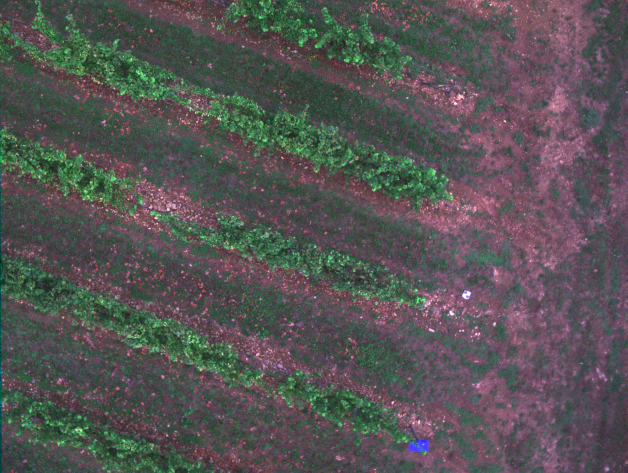
#> input picture Vineyard_dataset_project/VIEW_ROW/colour_balance/IMG_0133.tif, 1255 x 945 px (shown at 1/2 size)
$ python apply_white_balance.py
#> lines starting #> are read from the running program, lines starting #| are printed output that depends on the picture

import cv2
import numpy as np
import matplotlib.pyplot as plt
from skimage import img_as_ubyte


def click_event(event, x, y, flags, params):

    # checking for left mouse clicks
    if event == cv2.EVENT_LBUTTONDOWN:

        # displaying the coordinates
        # on the Shell
        print(x, ' ', y)

        # displaying the coordinates
        # on the image window
        font = cv2.FONT_HERSHEY_SIMPLEX
        cv2.putText(img, str(x) + ',' +
                    str(y), (x,y), font,
                    1, (255, 0, 0), 2)
        cv2.imshow('image', img)

    # checking for right mouse clicks
    if event==cv2.EVENT_RBUTTONDOWN:

        # displaying the coordinates
        # on the Shell
        print(x, ' ', y)

        # displaying the coordinates
        # on the image window
        font = cv2.FONT_HERSHEY_SIMPLEX
        b = img[y, x, 0]
        g = img[y, x, 1]
        r = img[y, x, 2]
        cv2.putText(img, str(b) + ',' +
                    str(g) + ',' + str(r),
                    (x,y), font, 1,
                    (255, 255, 0), 2)
        cv2.imshow('image', img)


# reading the image
img = cv2.cvtColor(cv2.imread('IMG_0133.tif', 1), cv2.COLOR_BGR2RGB)
img_res = cv2.resize(img, None, fx=0.5,fy=0.5)
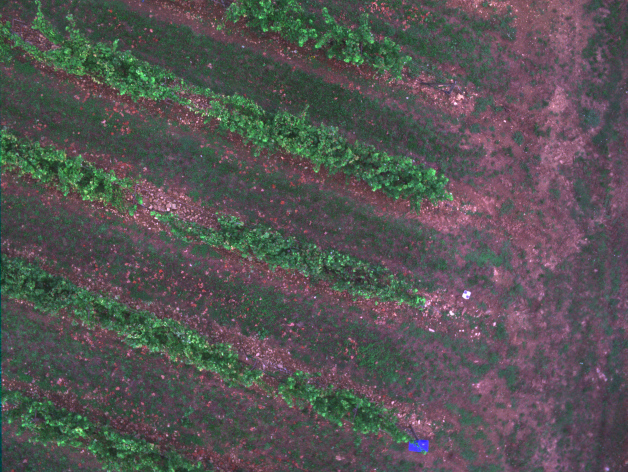
#> img_res: shape (472, 628, 3); mean R, G, B 86.3, 84.2, 83.7
#img_res_copy = img_res.copy()
print(img.shape)
#| (945, 1255, 3)


'''
cv2.imshow('image', img)
cv2.setMouseCallback('image', click_event)
cv2.waitKey(0)
cv2.destroyAllWindows()'''

'''
h_start, w_start, h_width, w_width = 857, 2077, 30, 30 #For lake.png 174, 502, 10, 10
h_start, w_start, h_width, w_width = 285, 407, 10, 10
h_start, w_start, h_width, w_width = 590, 928, 10, 10


#image_patch = img_res_copy[h_start:h_start+h_width,
#                    w_start:w_start+w_width]
image_patch = img[h_start:h_start+h_width,
                    w_start:w_start+w_width]


image_normalized = img / np.max(image_patch)
image_balanced = image_normalized.clip(0,1)
image_balanced = (image_balanced*255).astype(np.uint8)
'''


img_mean = (img*1.0 / img.mean(axis=(0,1)))

'''
fig, (ax1, ax2) = plt.subplots(nrows=1, ncols=2, figsize=(8, 3),
                                    sharex=True, sharey=True)
for aa in (ax1, ax2):
    aa.set_axis_off()


ax1.imshow(img)
ax1.set_title('Source')
ax2.imshow(img_mean)
ax2.set_title('balanced')
plt.tight_layout()
plt.show()'''


percentile_value = 99

print(img)
#> (printed output is left out)


fig, ax = plt.subplots(1,2, figsize=(12,6))
for channel, color in enumerate('rgb'):
    channel_values = img[:,:,channel]
    value = np.percentile(channel_values, percentile_value)
    ax[0].step(np.arange(256),
            np.bincount(channel_values.flatten(),
            minlength=256)*1.0 / channel_values.size,
            c=color)
    ax[0].set_xlim(0, 255)
    ax[0].axvline(value, ls='--', c=color)
    ax[0].text(value-70, .01+.012*channel,
            "{}_max_value = {}".format(color, value),
                weight='bold', fontsize=10)
    ax[0].set_xlabel('channel value')
    ax[0].set_ylabel('fraction of pixels');
    ax[0].set_title('Histogram of colors in RGB channels')
    whitebalanced = img_as_ubyte((img*1.0 / np.percentile(img,percentile_value, axis=(0, 1))).clip(0, 1))
    ax[1].imshow(whitebalanced);
    ax[1].set_title('Whitebalanced Image')
#> this loop made 3 passes
#> value on passes 1 to 3: 173, 162, 153
#> pass 1, `channel_values = img[:,:,channel]`:
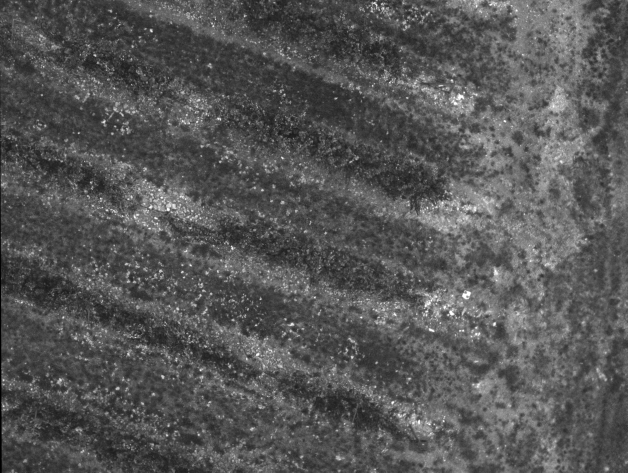
#> channel_values: shape (945, 1255) (shown at 1/2 size); min 0, max 255, mean 86.1
#> pass 1, `whitebalanced = img_as_ubyte((img*1.0 / np.percentile(img,percentile_v..`:
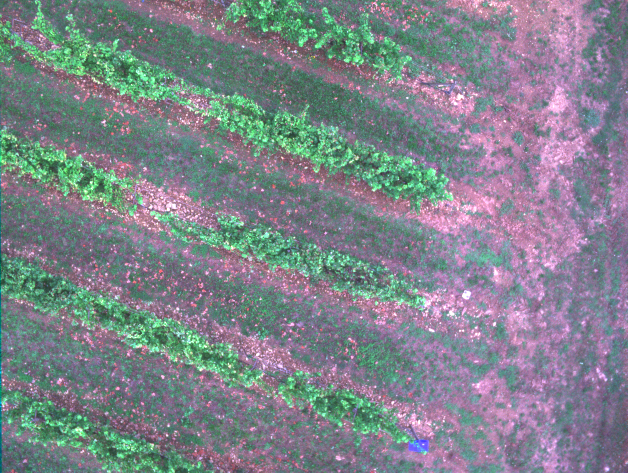
#> whitebalanced: shape (945, 1255, 3) (shown at 1/2 size); mean R, G, B 126.6, 131.9, 138.8
#> pass 2, `channel_values = img[:,:,channel]`:
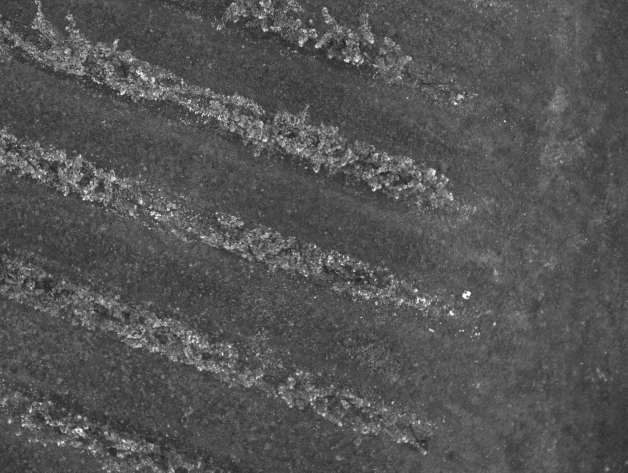
#> channel_values: shape (945, 1255) (shown at 1/2 size); min 30, max 255, mean 84
#> pass 3, `channel_values = img[:,:,channel]`:
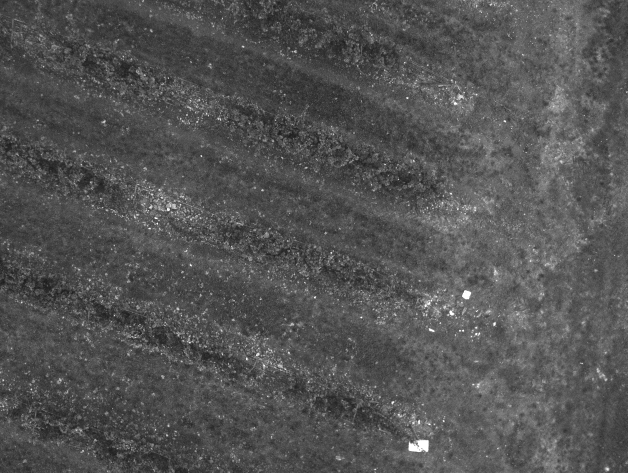
#> channel_values: shape (945, 1255) (shown at 1/2 size); min 21, max 255, mean 83.6

plt.tight_layout()
plt.show()
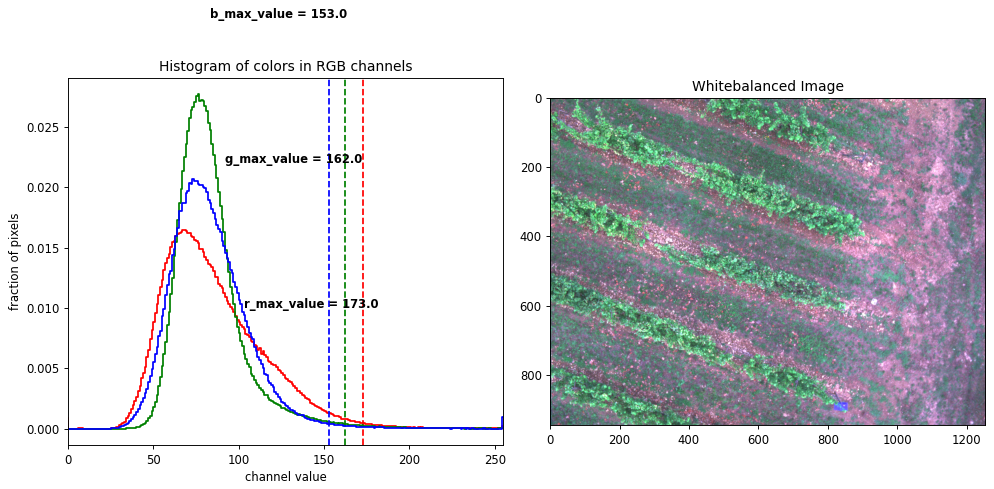
#> figure drawn by matplotlib, 2 panels; panel 1: curve peaks at x = 69, y = 0.0165; panel 1: curve peaks at x = 77, y = 0.0277

'''
are_equal = np.array_equal(image_balanced, img)
print(image_balanced)
print(img)

if are_equal:
    print("All elements are equal.")
else:
    print("Not all elements are equal.")


cv2.imwrite("balanced_img_V1.png", image_balanced)

cv2.imshow('image', img)
cv2.imshow('image_balanced', image_balanced)
cv2.waitKey(0)
cv2.destroyAllWindows()'''

$ run again, with Vineyard_dataset_project/VIEW_ROW/colour_balance/IMG_0030.tif copied over Vineyard_dataset_project/VIEW_ROW/colour_balance/IMG_0133.tif
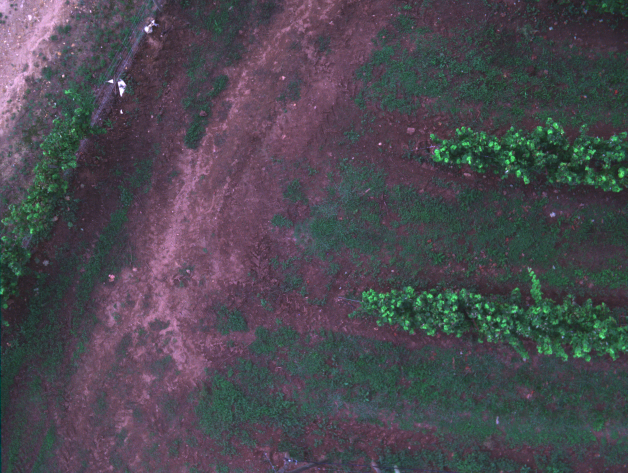
#> input picture Vineyard_dataset_project/VIEW_ROW/colour_balance/IMG_0030.tif, 1255 x 945 px (shown at 1/2 size)
#| (945, 1255, 3)
#> (printed output is left out)
#> the loop `for channel, color in enumerate('rgb'):` made 3 passes
#> value on passes 1 to 3: 183, 159, 177
#> pass 1, `channel_values = img[:,:,channel]`:
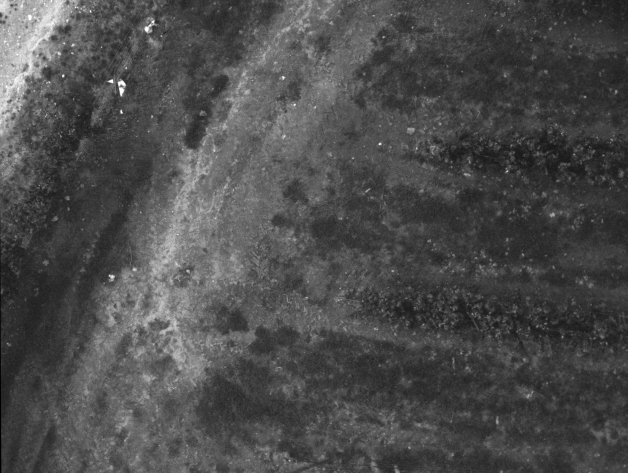
#> channel_values: shape (945, 1255) (shown at 1/2 size); min 0, max 255, mean 76.1
#> `plt.show()`:
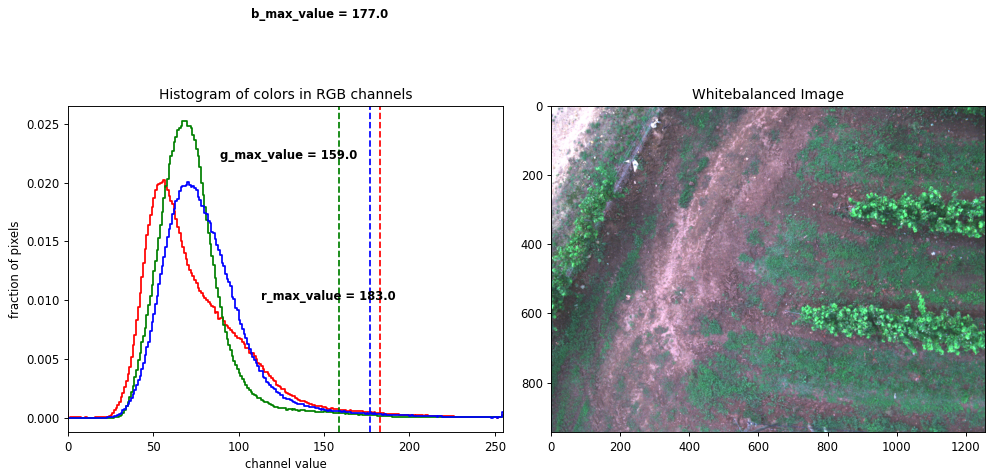
#> figure drawn by matplotlib, 2 panels; panel 1: curve peaks at x = 57, y = 0.0202; panel 1: curve peaks at x = 69, y = 0.0253

$ run again, with Vineyard_dataset_project/VIEW_ROW/colour_balance/IMG_0068.tif copied over Vineyard_dataset_project/VIEW_ROW/colour_balance/IMG_0133.tif
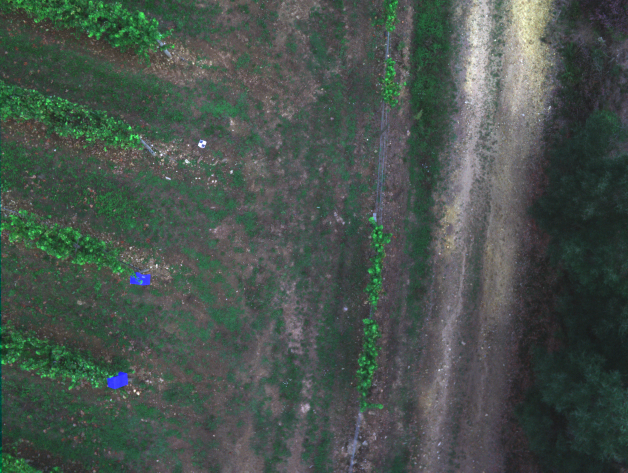
#> input picture Vineyard_dataset_project/VIEW_ROW/colour_balance/IMG_0068.tif, 1255 x 945 px (shown at 1/2 size)
#| (945, 1255, 3)
#> (printed output is left out)
#> the loop `for channel, color in enumerate('rgb'):` made 3 passes
#> value on passes 1 to 3: 185, 187, 179
#> pass 1, `channel_values = img[:,:,channel]`:
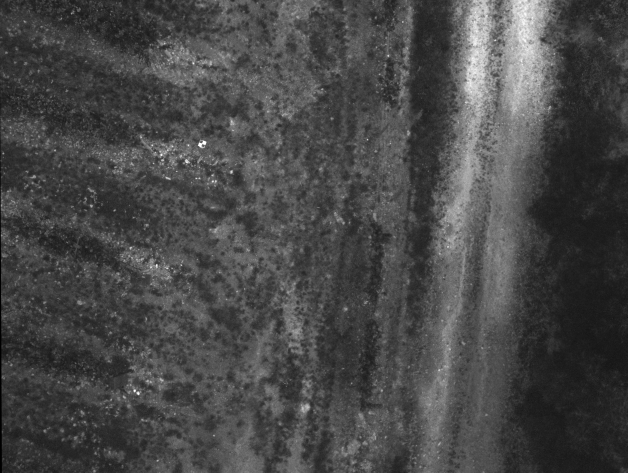
#> channel_values: shape (945, 1255) (shown at 1/2 size); min 0, max 255, mean 71.8
#> `plt.show()`:
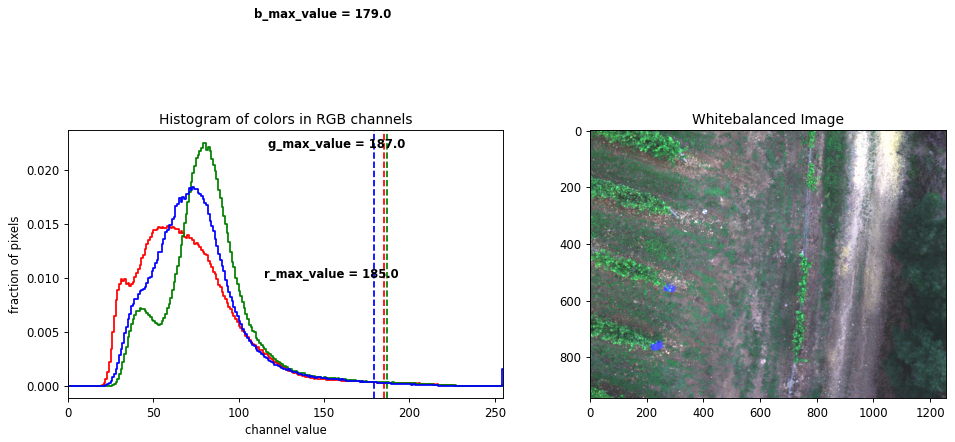
#> figure drawn by matplotlib, 2 panels; panel 1: curve peaks at x = 59, y = 0.0148; panel 1: curve peaks at x = 81, y = 0.0225
